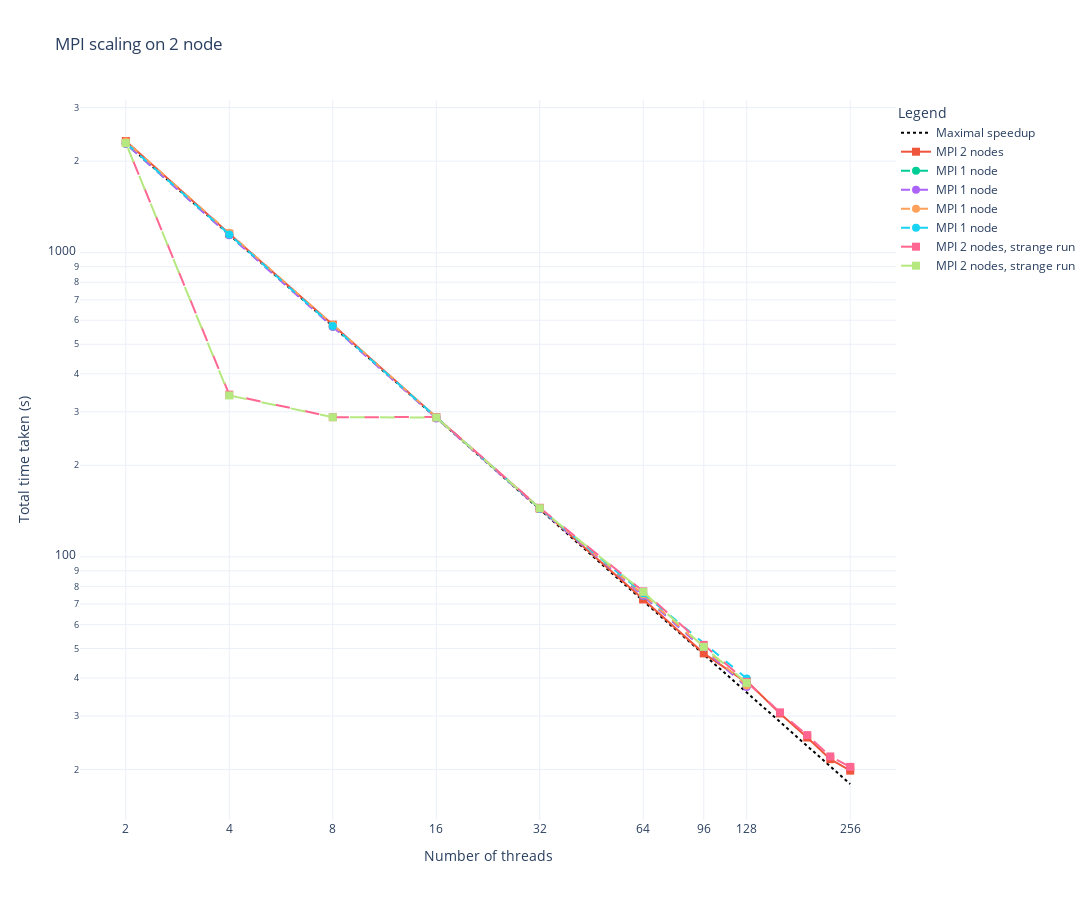

Notebook code for this chart:
### Code cell
mpi_scaling = pd.DataFrame(parse_data(path + '/MPI_scaling.out'), columns=['Threads', 'Time']).sort_values(by='Threads')

fig = go.Figure()

# Model function line
fig.add_trace(go.Scatter(x=x_values, y=2 * df256["Time"].iloc[-1] / x_values,
						 mode='lines', name='Maximal speedup',
						 line=dict(color='black', dash='dot')))

fig.add_trace(go.Scatter(x=mpi_scaling["Threads"], y=mpi_scaling["Time"],
						mode='lines+markers', name='MPI 2 nodes',
						marker=dict(symbol='square', size=8), line=dict(dash='solid')))

# Data lines
for names in no_omp_code_run.columns:
	fig.add_trace(go.Scatter(x=no_omp_code_run[names][0]["Threads"], y=no_omp_code_run[names][0]["Time"],
							mode='lines+markers', name='MPI 1 node',
							marker=dict(symbol='circle', size=8), line=dict(dash='dash')))

for names in omp_code_run.columns:
	fig.add_trace(go.Scatter(x=omp_code_run[names][0]["Threads"], y=omp_code_run[names][0]["Time"],
							mode='lines+markers', name='MPI 1 node',
							marker=dict(symbol='circle', size=8), line=dict(dash='dash')))

for names in original_code_run.columns:
	fig.add_trace(go.Scatter(x=original_code_run[names][0]["Threads"], y=original_code_run[names][0]["Time"],
							mode='lines+markers', name='MPI 1 node',
							marker=dict(symbol='circle', size=8), line=dict(dash='dash')))

fig.add_trace(go.Scatter(x=df256["Threads"], y=df256["Time"],
						 mode='lines+markers', name='MPI 2 nodes, strange run',
						 marker=dict(symbol='square', size=8), line=dict(dash='longdash')))

fig.add_trace(go.Scatter(x=df128["Threads"], y=df128["Time"],
						 mode='lines+markers', name='MPI 2 nodes, strange run',
						 marker=dict(symbol='square', size=8), line=dict(dash='longdash')))

# Configuring the axes and layout
fig.update_layout(
	xaxis_title="Number of threads",
	yaxis_title="Total time taken (s)",
	title='MPI scaling on 2 node',
	legend_title="Legend",
	template='plotly_white',
	xaxis=dict(type='log', tickmode='array', tickvals=[2, 4, 8, 16, 32, 64, 96, 128, 256]),
	yaxis=dict(type='log', tickmode='array'),
	legend=dict(y=1, x=1),
	grid=dict(rows=1, columns=1),
	height=900,
	width=1504
)
fig.show()

### Figure 1 — Plotly figure (JSON) as saved in the notebook; plotly's stock layout.template omitted (floating-point values rounded to 4 significant figures; data arrays with more than 128 entries replaced by an {"elided": "..."} marker saying what was removed)
{"data": [{"line": {"color": "black", "dash": "dot"}, "mode": "lines", "name": "Maximal speedup", "type": "scatter", "x": {"elided": "256 float values"}, "y": {"elided": "256 float values"}}, {"line": {"dash": "solid"}, "marker": {"size": 8, "symbol": "square"}, "mode": "lines+markers", "name": "MPI 2 nodes", "type": "scatter", "x": [2, 4, 8, 16, 32, 32, 64, 64, 96, 128, 128, 160, 192, 224, 256, 256], "y": [2330, 1154.0, 580.2, 287.7, 144.4, 144.4, 72.59, 72.53, 48.18, 38.6, 39.08, 30.58, 25.48, 21.63, 19.83, 20.25]}, {"line": {"dash": "dash"}, "marker": {"size": 8, "symbol": "circle"}, "mode": "lines+markers", "name": "MPI 1 node", "type": "scatter", "x": [128, 64, 32, 16, 8, 4, 2], "y": [37.58, 74.59, 144.1, 287.4, 571.4, 1144.0, 2282.0]}, {"line": {"dash": "dash"}, "marker": {"size": 8, "symbol": "circle"}, "mode": "lines+markers", "name": "MPI 1 node", "type": "scatter", "x": [128, 64, 32, 16, 8, 4, 2], "y": [37.33, 74.48, 143.6, 285.3, 570.7, 1141.0, 2283.0]}, {"line": {"dash": "dash"}, "marker": {"size": 8, "symbol": "circle"}, "mode": "lines+markers", "name": "MPI 1 node", "type": "scatter", "x": [128, 64, 32, 16, 8, 4, 2], "y": [37.8, 75.18, 144.7, 287.8, 579.5, 1163.0, 2325.0]}, {"line": {"dash": "dash"}, "marker": {"size": 8, "symbol": "circle"}, "mode": "lines+markers", "name": "MPI 1 node", "type": "scatter", "x": [128, 64, 32, 16, 8, 4, 2], "y": [39.86, 75.96, 144.4, 287.8, 574.4, 1148.0, 2296.0]}, {"line": {"dash": "longdash"}, "marker": {"size": 8, "symbol": "square"}, "mode": "lines+markers", "name": "MPI 2 nodes, strange run", "type": "scatter", "x": [256, 224, 192, 160, 128, 96, 64, 32, 16, 8, 4, 2], "y": [20.4, 22.08, 25.95, 30.82, 38.84, 51.38, 77.05, 145.0, 288.2, 288, 341.5, 2294.0]}, {"line": {"dash": "longdash"}, "marker": {"size": 8, "symbol": "square"}, "mode": "lines+markers", "name": "MPI 2 nodes, strange run", "type": "scatter", "x": [128, 96, 64, 32, 16, 8, 4, 2], "y": [38.52, 50.6, 76.75, 144.5, 287.3, 287.9, 339.5, 2293.0]}], "layout": {"grid": {"columns": 1, "rows": 1}, "height": 900, "legend": {"title": {"text": "Legend"}, "x": 1, "y": 1}, "title": {"text": "MPI scaling on 2 node"}, "width": 1504, "xaxis": {"tickmode": "array", "tickvals": [2, 4, 8, 16, 32, 64, 96, 128, 256], "title": {"text": "Number of threads"}, "type": "log"}, "yaxis": {"tickmode": "array", "title": {"text": "Total time taken (s)"}, "type": "log"}}}
